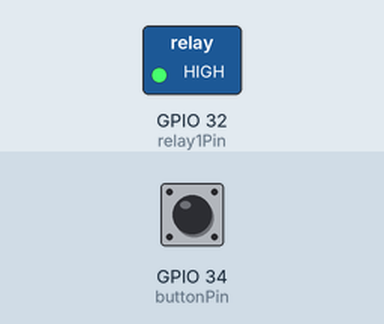
A sketch run on a simulated ESP32. Shown: switched loads named in the sketch (green lamp = pin HIGH). The test bench sets the inputs (shaded band); at power-on: GPIO 34 (buttonPin) LOW.

Above: at 1.2 s.
1.3 s: GPIO 34 (buttonPin) pulled HIGH for 0.15 s
At 1.4 s:
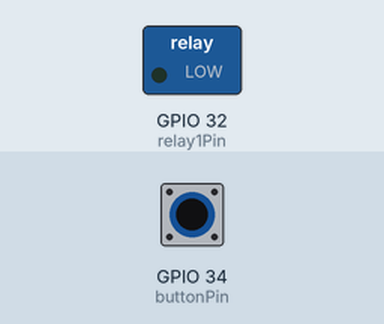
3.0 s: GPIO 34 (buttonPin) pulled HIGH for 3.2 s
At 6.5 s:
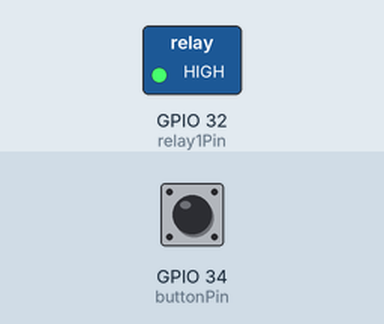
Timing chart, 0 to 8.0 s (numbered marks = the images above; inputs shaded):
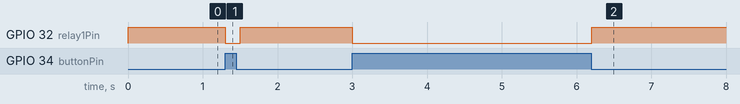

The sketch:

ButtonExample.ino
```cpp
#define relay1Pin 32
#define buttonPin 34

void setup() {
  //Configure Pins
  pinMode(relay1Pin, OUTPUT);
  pinMode(buttonPin, INPUT);
}

void loop() {
  //Activate Relay if button is pressed
  if (digitalRead(buttonPin)) {
    digitalWrite(relay1Pin, LOW);
  } else {
    digitalWrite(relay1Pin, HIGH);
  }

  delay(100);
}
```

Measured:
- after the input at 1.3 s, GPIO 32 (relay1Pin): HIGH → LOW at once, → HIGH 0.20 s later
- after the input at 3.0 s, GPIO 32 (relay1Pin): HIGH → LOW at once, → HIGH 3.2 s later
